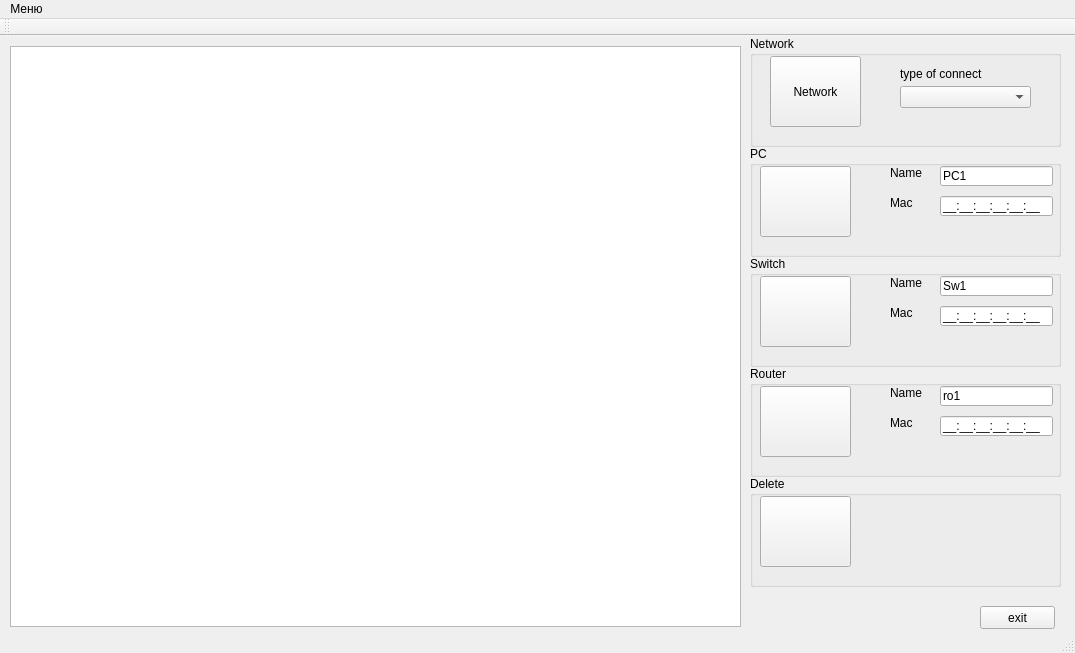
<?xml version="1.0" encoding="UTF-8"?>
<ui version="4.0">
 <class>MainWindow</class>
 <widget class="QMainWindow" name="MainWindow">
  <property name="geometry">
   <rect>
    <x>0</x>
    <y>0</y>
    <width>1075</width>
    <height>653</height>
   </rect>
  </property>
  <property name="windowTitle">
   <string>MainWindow</string>
  </property>
  <property name="windowIcon">
   <iconset>
    <normaloff>C:/Users/Igro/build-vns_kma-Desktop_Qt_5_1_1_MinGW_32bit-Debug/24.jpg</normaloff>C:/Users/Igro/build-vns_kma-Desktop_Qt_5_1_1_MinGW_32bit-Debug/24.jpg</iconset>
  </property>
  <widget class="QWidget" name="centralWidget">
   <widget class="QGraphicsView" name="graphicsView">
    <property name="enabled">
     <bool>true</bool>
    </property>
    <property name="geometry">
     <rect>
      <x>10</x>
      <y>10</y>
      <width>731</width>
      <height>581</height>
     </rect>
    </property>
   </widget>
   <widget class="QGroupBox" name="groupBox">
    <property name="geometry">
     <rect>
      <x>750</x>
      <y>110</y>
      <width>311</width>
      <height>111</height>
     </rect>
    </property>
    <property name="title">
     <string>PC</string>
    </property>
    <widget class="QPushButton" name="pushButton_4">
     <property name="geometry">
      <rect>
       <x>10</x>
       <y>20</y>
       <width>91</width>
       <height>71</height>
      </rect>
     </property>
     <property name="text">
      <string/>
     </property>
    </widget>
    <widget class="QLineEdit" name="lineEdit">
     <property name="geometry">
      <rect>
       <x>190</x>
       <y>20</y>
       <width>113</width>
       <height>20</height>
      </rect>
     </property>
     <property name="text">
      <string>PC1</string>
     </property>
    </widget>
    <widget class="QLabel" name="label">
     <property name="geometry">
      <rect>
       <x>140</x>
       <y>20</y>
       <width>46</width>
       <height>13</height>
      </rect>
     </property>
     <property name="text">
      <string>Name</string>
     </property>
    </widget>
    <widget class="QLineEdit" name="lineEdit_2">
     <property name="geometry">
      <rect>
       <x>190</x>
       <y>50</y>
       <width>113</width>
       <height>20</height>
      </rect>
     </property>
     <property name="inputMask">
      <string>HH:HH:HH:HH:HH:HH;_</string>
     </property>
    </widget>
    <widget class="QLabel" name="label_2">
     <property name="geometry">
      <rect>
       <x>140</x>
       <y>50</y>
       <width>46</width>
       <height>13</height>
      </rect>
     </property>
     <property name="text">
      <string>Mac</string>
     </property>
    </widget>
   </widget>
   <widget class="QGroupBox" name="groupBox_2">
    <property name="geometry">
     <rect>
      <x>750</x>
      <y>220</y>
      <width>311</width>
      <height>111</height>
     </rect>
    </property>
    <property name="title">
     <string>Switch</string>
    </property>
    <widget class="QLineEdit" name="lineEdit_3">
     <property name="geometry">
      <rect>
       <x>190</x>
       <y>20</y>
       <width>113</width>
       <height>20</height>
      </rect>
     </property>
     <property name="text">
      <string>Sw1</string>
     </property>
    </widget>
    <widget class="QLabel" name="label_3">
     <property name="geometry">
      <rect>
       <x>140</x>
       <y>20</y>
       <width>46</width>
       <height>13</height>
      </rect>
     </property>
     <property name="text">
      <string>Name</string>
     </property>
    </widget>
    <widget class="QLineEdit" name="lineEdit_4">
     <property name="geometry">
      <rect>
       <x>190</x>
       <y>50</y>
       <width>113</width>
       <height>20</height>
      </rect>
     </property>
     <property name="inputMask">
      <string>HH:HH:HH:HH:HH:HH;_</string>
     </property>
     <property name="text">
      <string>:::::</string>
     </property>
    </widget>
    <widget class="QLabel" name="label_4">
     <property name="geometry">
      <rect>
       <x>140</x>
       <y>50</y>
       <width>46</width>
       <height>13</height>
      </rect>
     </property>
     <property name="text">
      <string>Mac</string>
     </property>
    </widget>
    <widget class="QPushButton" name="pushButton_3">
     <property name="geometry">
      <rect>
       <x>10</x>
       <y>20</y>
       <width>91</width>
       <height>71</height>
      </rect>
     </property>
     <property name="text">
      <string/>
     </property>
    </widget>
   </widget>
   <widget class="QGroupBox" name="groupBox_3">
    <property name="geometry">
     <rect>
      <x>750</x>
      <y>330</y>
      <width>311</width>
      <height>111</height>
     </rect>
    </property>
    <property name="title">
     <string>Router</string>
    </property>
    <widget class="QLineEdit" name="lineEdit_5">
     <property name="geometry">
      <rect>
       <x>190</x>
       <y>20</y>
       <width>113</width>
       <height>20</height>
      </rect>
     </property>
     <property name="text">
      <string>ro1</string>
     </property>
    </widget>
    <widget class="QLabel" name="label_5">
     <property name="geometry">
      <rect>
       <x>140</x>
       <y>20</y>
       <width>46</width>
       <height>13</height>
      </rect>
     </property>
     <property name="text">
      <string>Name</string>
     </property>
    </widget>
    <widget class="QLineEdit" name="lineEdit_6">
     <property name="geometry">
      <rect>
       <x>190</x>
       <y>50</y>
       <width>113</width>
       <height>20</height>
      </rect>
     </property>
     <property name="inputMask">
      <string>HH:HH:HH:HH:HH:HH;_</string>
     </property>
    </widget>
    <widget class="QLabel" name="label_6">
     <property name="geometry">
      <rect>
       <x>140</x>
       <y>50</y>
       <width>46</width>
       <height>13</height>
      </rect>
     </property>
     <property name="text">
      <string>Mac</string>
     </property>
    </widget>
    <widget class="QPushButton" name="pushButton">
     <property name="geometry">
      <rect>
       <x>10</x>
       <y>20</y>
       <width>91</width>
       <height>71</height>
      </rect>
     </property>
     <property name="text">
      <string/>
     </property>
    </widget>
    <widget class="QCheckBox" name="checkBox">
     <property name="geometry">
      <rect>
       <x>580</x>
       <y>180</y>
       <width>70</width>
       <height>17</height>
      </rect>
     </property>
     <property name="text">
      <string>CheckBox</string>
     </property>
    </widget>
   </widget>
   <widget class="QGroupBox" name="groupBox_4">
    <property name="geometry">
     <rect>
      <x>750</x>
      <y>0</y>
      <width>311</width>
      <height>111</height>
     </rect>
    </property>
    <property name="title">
     <string>Network</string>
    </property>
    <widget class="QPushButton" name="pushButton_5">
     <property name="geometry">
      <rect>
       <x>20</x>
       <y>20</y>
       <width>91</width>
       <height>71</height>
      </rect>
     </property>
     <property name="text">
      <string>Network</string>
     </property>
    </widget>
    <widget class="QComboBox" name="comboBox">
     <property name="geometry">
      <rect>
       <x>150</x>
       <y>50</y>
       <width>131</width>
       <height>22</height>
      </rect>
     </property>
    </widget>
    <widget class="QLabel" name="label_7">
     <property name="geometry">
      <rect>
       <x>150</x>
       <y>30</y>
       <width>111</width>
       <height>16</height>
      </rect>
     </property>
     <property name="text">
      <string>type of connect</string>
     </property>
    </widget>
   </widget>
   <widget class="QGroupBox" name="groupBox_5">
    <property name="geometry">
     <rect>
      <x>750</x>
      <y>440</y>
      <width>311</width>
      <height>111</height>
     </rect>
    </property>
    <property name="title">
     <string>Delete</string>
    </property>
    <widget class="QPushButton" name="pushButton_6">
     <property name="geometry">
      <rect>
       <x>10</x>
       <y>20</y>
       <width>91</width>
       <height>71</height>
      </rect>
     </property>
     <property name="text">
      <string/>
     </property>
    </widget>
   </widget>
   <widget class="QPushButton" name="pushButton_2">
    <property name="geometry">
     <rect>
      <x>980</x>
      <y>570</y>
      <width>75</width>
      <height>23</height>
     </rect>
    </property>
    <property name="text">
     <string>exit</string>
    </property>
   </widget>
  </widget>
  <widget class="QMenuBar" name="menuBar">
   <property name="geometry">
    <rect>
     <x>0</x>
     <y>0</y>
     <width>1075</width>
     <height>21</height>
    </rect>
   </property>
   <widget class="QMenu" name="menuU">
    <property name="title">
     <string>Меню</string>
    </property>
    <addaction name="actionNew"/>
    <addaction name="action"/>
    <addaction name="actionExit"/>
   </widget>
   <addaction name="menuU"/>
  </widget>
  <widget class="QToolBar" name="mainToolBar">
   <attribute name="toolBarArea">
    <enum>TopToolBarArea</enum>
   </attribute>
   <attribute name="toolBarBreak">
    <bool>false</bool>
   </attribute>
  </widget>
  <widget class="QStatusBar" name="statusBar"/>
  <action name="action">
   <property name="checkable">
    <bool>false</bool>
   </property>
   <property name="checked">
    <bool>false</bool>
   </property>
   <property name="text">
    <string>Open</string>
   </property>
   <property name="menuRole">
    <enum>QAction::ApplicationSpecificRole</enum>
   </property>
  </action>
  <action name="actionExit">
   <property name="text">
    <string>Exit</string>
   </property>
  </action>
  <action name="actionNew">
   <property name="text">
    <string>New</string>
   </property>
  </action>
 </widget>
 <layoutdefault spacing="6" margin="11"/>
 <resources/>
 <connections/>
</ui>
